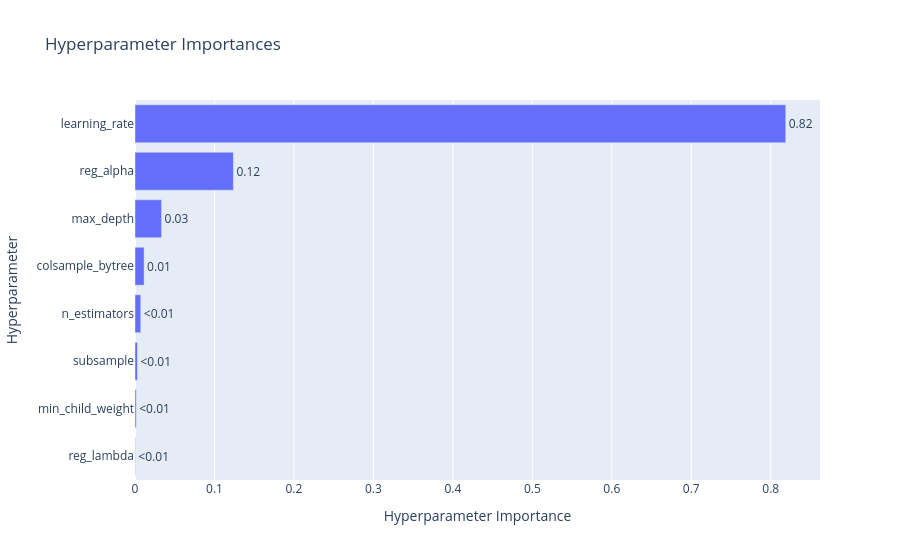

Notebook source saved alongside this figure:
### Code cell
# which hyperparameters mattered most
vis.plot_param_importances(study).show()

### Figure 1 — Plotly figure (JSON) as saved in the notebook; plotly's stock layout.template omitted (floating-point values rounded to 4 significant figures)
{"data": [{"cliponaxis": false, "hovertemplate": ["reg_lambda (FloatDistribution): 0.0004467317211561521<extra></extra>", "min_child_weight (IntDistribution): 0.0015699671710185065<extra></extra>", "subsample (FloatDistribution): 0.0030879757844393184<extra></extra>", "n_estimators (IntDistribution): 0.0072711379363591955<extra></extra>", "colsample_bytree (FloatDistribution): 0.011463959345522148<extra></extra>", "max_depth (IntDistribution): 0.033420420301458136<extra></extra>", "reg_alpha (FloatDistribution): 0.12384294090575047<extra></extra>", "learning_rate (FloatDistribution): 0.8188968668342962<extra></extra>"], "name": "Objective Value", "orientation": "h", "text": ["<0.01", "<0.01", "<0.01", "<0.01", "0.01", "0.03", "0.12", "0.82"], "textposition": "outside", "type": "bar", "x": [0.0004467, 0.00157, 0.003088, 0.007271, 0.01146, 0.03342, 0.1238, 0.8189], "y": ["reg_lambda", "min_child_weight", "subsample", "n_estimators", "colsample_bytree", "max_depth", "reg_alpha", "learning_rate"]}], "layout": {"title": {"text": "Hyperparameter Importances"}, "xaxis": {"title": {"text": "Hyperparameter Importance"}}, "yaxis": {"title": {"text": "Hyperparameter"}}}}
